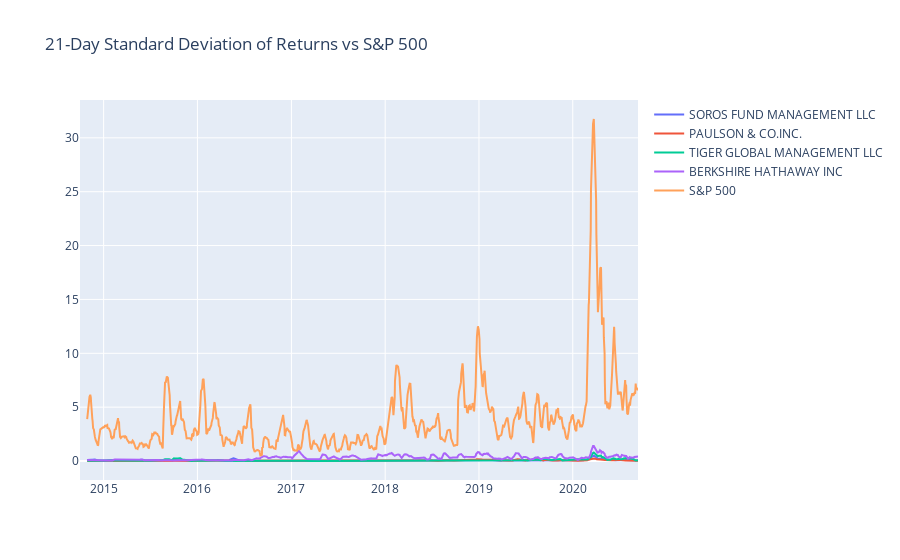

This figure's notebook cell:
### Markdown cell above
#### Step 3: Use the daily returns DataFrame and a 21-day rolling window to plot the rolling standard deviations of the four fund portfolios and of the S&P 500 index. Be sure to include the `title` parameter, and adjust the figure size if necessary.

### Code cell
# Using the daily returns DataFrame and a 21-day rolling window, 
# plot the rolling standard deviation of the 4 portfolios and the S&P 500
# Include a title parameter and adjust the figure size
# YOUR CODE HERE
rolling_standard_deviation_21_days = whales_df.rolling(window=21).std()
traces = {i: graph_objects.Scatter(y=rolling_standard_deviation_21_days[i], name=i, mode='lines', x=rolling_standard_deviation_21_days.index) for i in rolling_standard_deviation_21_days.columns}

fig = graph_objects.Figure(data=list(traces.values()), layout={'title_text': "21-Day Standard Deviation of Returns vs S&P 500"})
fig.show()

### Figure 1 — Plotly figure (JSON) as saved in the notebook; plotly's stock layout.template omitted (floating-point values rounded to 4 significant figures; data arrays with more than 128 entries replaced by an {"elided": "..."} marker saying what was removed)
{"data": [{"mode": "lines", "name": "SOROS FUND MANAGEMENT LLC", "type": "scatter", "x": {"elided": "1498 str values"}, "y": {"elided": "1498 float values"}}, {"mode": "lines", "name": "PAULSON & CO.INC.", "type": "scatter", "x": {"elided": "1498 str values"}, "y": {"elided": "1498 float values"}}, {"mode": "lines", "name": "TIGER GLOBAL MANAGEMENT LLC", "type": "scatter", "x": {"elided": "1498 str values"}, "y": {"elided": "1498 float values"}}, {"mode": "lines", "name": "BERKSHIRE HATHAWAY INC", "type": "scatter", "x": {"elided": "1498 str values"}, "y": {"elided": "1498 float values"}}, {"mode": "lines", "name": "S&P 500", "type": "scatter", "x": {"elided": "1498 str values"}, "y": {"elided": "1498 float values"}}], "layout": {"title": {"text": "21-Day Standard Deviation of Returns vs S&P 500"}}}
